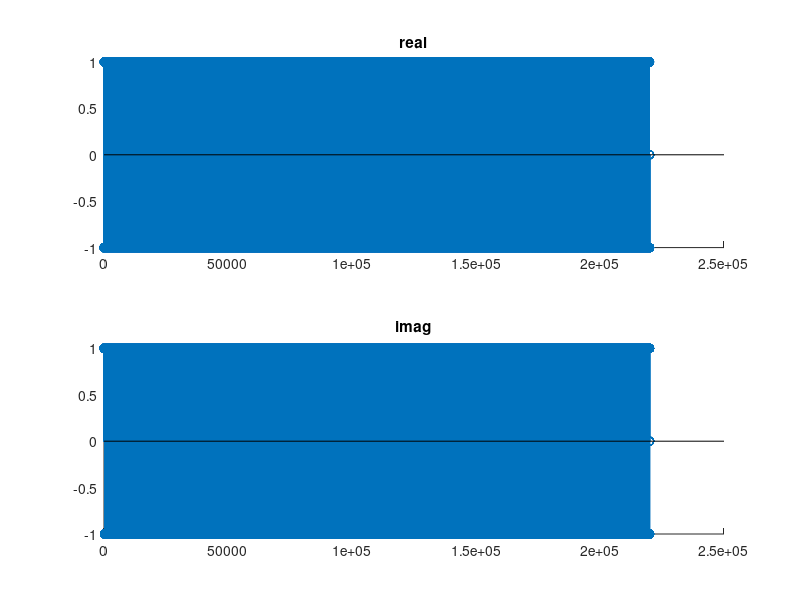

Recreate this plot in MATLAB.
% tx_samples_from_file --freq 250e3 --rate 200e3 --type float --gain 70 --file tx2.dat
%Lower receiver gain to like 20.


% Create header noise
seed = 562019;
rng(seed);
constant_noise = sign(randn(1000,1)) + 1i*sign(randn(1000,1));

% Create randomly generated message signal, comment out if using txt file
% to write
N = 10000;
signal = sign(randn(N,1)) + 1i*sign(randn(N,1));
bits = [constant_noise; signal];

Symbol_period = 20;

% create a generic pulse of unit height
% with width equal to symbol period
pulse = ones(Symbol_period, 1);

% spread out the values in "bits" by Symbol_period
% first create a vector to store the values
x = zeros(Symbol_period*length(bits),1);

% assign every Symbol_period-th sample to equal a value from bits
x(1:Symbol_period:end) = bits;

% now convolve the single generic pulse with the spread-out bits
x_tx = conv(pulse, x);
x_tx = x_tx(1:end);

% to visualize, make a stem plot
figure(1)
clf(1)
subplot(2,1,1)
hold on
stem(real(x_tx));
title('real')
hold off
subplot(2,1,2)
hold on
stem(imag(x_tx))
title('imag')
hold off

% zero pad the beginning with 100000 samples to ensure that any glitch that
% happens when we start transmitting doesn't effect the data

x_tx = [zeros(100000, 1); x_tx(1:end-19);zeros(100000, 1)];


% here we write the data into a format that the USRP can understand
% specifically, we use float32 numbers with real followed by imaginary
% values

% first create a vector to store the interleaved real and imaginary values

tmp = zeros(length(x_tx)*2, 1);

% then assign the real part of x_tx to every other sample and the imaginary
% part to the remaining samples. In this example, the imaginary parts are
% all zero since our original signal is purely real, but we still have to
% write the zero values 

tmp(1:2:end) = real(x_tx);
tmp(2:2:end) = imag(x_tx);

% open a file to write in binary format 
f1 = fopen('txtest2.dat', 'wb');
% write the values as a float32
fwrite(f1, tmp/100, 'float32');
% close the file
fclose(f1)